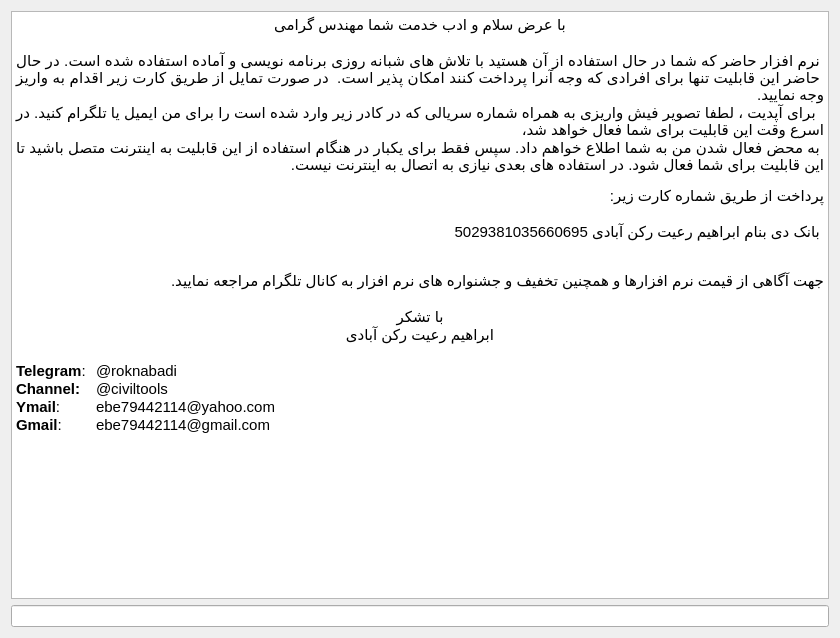
<?xml version="1.0" encoding="UTF-8"?>
<ui version="4.0">
 <class>about</class>
 <widget class="QDialog" name="about">
  <property name="windowModality">
   <enum>Qt::NonModal</enum>
  </property>
  <property name="geometry">
   <rect>
    <x>0</x>
    <y>0</y>
    <width>840</width>
    <height>638</height>
   </rect>
  </property>
  <property name="windowTitle">
   <string>Dialog</string>
  </property>
  <property name="modal">
   <bool>false</bool>
  </property>
  <layout class="QHBoxLayout" name="horizontalLayout">
   <item>
    <layout class="QVBoxLayout" name="verticalLayout">
     <item>
      <widget class="QTextEdit" name="textEdit">
       <property name="html">
        <string>&lt;!DOCTYPE HTML PUBLIC &quot;-//W3C//DTD HTML 4.0//EN&quot; &quot;http://www.w3.org/TR/REC-html40/strict.dtd&quot;&gt;
&lt;html&gt;&lt;head&gt;&lt;meta name=&quot;qrichtext&quot; content=&quot;1&quot; /&gt;&lt;style type=&quot;text/css&quot;&gt;
p, li { white-space: pre-wrap; }
&lt;/style&gt;&lt;/head&gt;&lt;body style=&quot; font-family:'MS Shell Dlg 2'; font-size:7.8pt; font-weight:400; font-style:normal;&quot;&gt;
&lt;p align=&quot;center&quot; dir='rtl' style=&quot; margin-top:0px; margin-bottom:0px; margin-left:0px; margin-right:0px; -qt-block-indent:0; text-indent:0px;&quot;&gt;&lt;span style=&quot; font-family:'Ubuntu'; font-size:11pt;&quot;&gt;با عرض سلام و ادب خدمت شما مهندس گرامی&lt;/span&gt;&lt;/p&gt;
&lt;p align=&quot;center&quot; dir='rtl' style=&quot;-qt-paragraph-type:empty; margin-top:0px; margin-bottom:0px; margin-left:0px; margin-right:0px; -qt-block-indent:0; text-indent:0px; font-family:'Ubuntu'; font-size:11pt;&quot;&gt;&lt;br /&gt;&lt;/p&gt;
&lt;p align=&quot;justify&quot; dir='rtl' style=&quot; margin-top:0px; margin-bottom:0px; margin-left:0px; margin-right:0px; -qt-block-indent:0; text-indent:0px;&quot;&gt;&lt;span style=&quot; font-family:'Ubuntu'; font-size:11pt;&quot;&gt;نرم افزار حاضر که شما در حال استفاده از آن هستید با تلاش های شبانه روزی برنامه نویسی و آماده استفاده شده است. در حال حاضر این قابلیت تنها برای افرادی که وجه آنرا پرداخت کنند امکان پذیر است.  در صورت تمایل از طریق کارت زیر اقدام به واریز وجه نمایید.&lt;/span&gt;&lt;/p&gt;
&lt;p align=&quot;justify&quot; dir='rtl' style=&quot; margin-top:0px; margin-bottom:0px; margin-left:0px; margin-right:0px; -qt-block-indent:0; text-indent:0px;&quot;&gt;&lt;span style=&quot; font-family:'Ubuntu'; font-size:11pt;&quot;&gt; برای آپدیت ، لطفا تصویر فیش واریزی به همراه شماره سریالی که در کادر زیر وارد شده است را برای من ایمیل یا تلگرام کنید. در اسرع وقت این قابلیت برای شما فعال خواهد شد،&lt;/span&gt;&lt;/p&gt;
&lt;p align=&quot;justify&quot; dir='rtl' style=&quot; margin-top:0px; margin-bottom:0px; margin-left:0px; margin-right:0px; -qt-block-indent:0; text-indent:0px;&quot;&gt;&lt;span style=&quot; font-family:'Ubuntu'; font-size:11pt;&quot;&gt;به محض فعال شدن من به شما اطلاع خواهم داد. سپس فقط برای یکبار در هنگام استفاده از این قابلیت به اینترنت متصل باشید تا این قابلیت برای شما فعال شود. در استفاده های بعدی نیازی به اتصال به اینترنت نیست.&lt;/span&gt;&lt;/p&gt;
&lt;p align=&quot;right&quot; dir='rtl' style=&quot;-qt-paragraph-type:empty; margin-top:0px; margin-bottom:0px; margin-left:0px; margin-right:0px; -qt-block-indent:0; text-indent:0px;&quot;&gt;&lt;br /&gt;&lt;/p&gt;
&lt;p align=&quot;right&quot; dir='rtl' style=&quot; margin-top:0px; margin-bottom:0px; margin-left:0px; margin-right:0px; -qt-block-indent:0; text-indent:0px;&quot;&gt;&lt;span style=&quot; font-family:'Ubuntu'; font-size:11pt;&quot;&gt;پرداخت از طریق شماره کارت زیر:&lt;/span&gt;&lt;/p&gt;
&lt;p align=&quot;right&quot; dir='rtl' style=&quot;-qt-paragraph-type:empty; margin-top:0px; margin-bottom:0px; margin-left:0px; margin-right:0px; -qt-block-indent:0; text-indent:0px; font-family:'Ubuntu'; font-size:11pt;&quot;&gt;&lt;br /&gt;&lt;/p&gt;
&lt;p align=&quot;right&quot; dir='rtl' style=&quot; margin-top:0px; margin-bottom:0px; margin-left:0px; margin-right:0px; -qt-block-indent:0; text-indent:0px;&quot;&gt;&lt;span style=&quot; font-family:'Ubuntu'; font-size:11pt;&quot;&gt; بانک دی بنام ابراهیم رعیت&lt;/span&gt;&lt;span style=&quot; font-family:'Ubuntu'; font-size:11pt; color:#000000;&quot;&gt; رکن آبادی 5029381035660695&lt;/span&gt;&lt;/p&gt;
&lt;p align=&quot;right&quot; dir='rtl' style=&quot;-qt-paragraph-type:empty; margin-top:0px; margin-bottom:0px; margin-left:0px; margin-right:0px; -qt-block-indent:0; text-indent:0px;&quot;&gt;&lt;br /&gt;&lt;/p&gt;
&lt;p align=&quot;right&quot; dir='rtl' style=&quot;-qt-paragraph-type:empty; margin-top:0px; margin-bottom:0px; margin-left:0px; margin-right:0px; -qt-block-indent:0; text-indent:0px; font-family:'Ubuntu'; font-size:11pt; color:#000000;&quot;&gt;&lt;br /&gt;&lt;/p&gt;
&lt;p align=&quot;right&quot; dir='rtl' style=&quot; margin-top:0px; margin-bottom:0px; margin-left:0px; margin-right:0px; -qt-block-indent:0; text-indent:0px;&quot;&gt;&lt;span style=&quot; font-family:'Ubuntu'; font-size:11pt; color:#000000;&quot;&gt;جهت آگاهی از قیمت نرم افزارها و همچنین تخفیف و جشنواره های نرم افزار به کانال تلگرام مراجعه نمایید.&lt;/span&gt;&lt;/p&gt;
&lt;p align=&quot;right&quot; dir='rtl' style=&quot;-qt-paragraph-type:empty; margin-top:0px; margin-bottom:0px; margin-left:0px; margin-right:0px; -qt-block-indent:0; text-indent:0px; font-family:'Ubuntu'; font-size:11pt; font-weight:600;&quot;&gt;&lt;br /&gt;&lt;/p&gt;
&lt;p align=&quot;center&quot; dir='rtl' style=&quot; margin-top:0px; margin-bottom:0px; margin-left:0px; margin-right:0px; -qt-block-indent:0; text-indent:0px;&quot;&gt;&lt;span style=&quot; font-family:'Ubuntu'; font-size:11pt;&quot;&gt;با تشکر&lt;/span&gt;&lt;/p&gt;
&lt;p align=&quot;center&quot; dir='rtl' style=&quot; margin-top:0px; margin-bottom:0px; margin-left:0px; margin-right:0px; -qt-block-indent:0; text-indent:0px;&quot;&gt;&lt;span style=&quot; font-family:'Ubuntu'; font-size:11pt;&quot;&gt;ابراهیم رعیت رکن آبادی&lt;/span&gt;&lt;/p&gt;
&lt;p align=&quot;right&quot; dir='rtl' style=&quot;-qt-paragraph-type:empty; margin-top:0px; margin-bottom:0px; margin-left:0px; margin-right:0px; -qt-block-indent:0; text-indent:0px; font-family:'Ubuntu'; font-size:11pt;&quot;&gt;&lt;br /&gt;&lt;/p&gt;
&lt;p style=&quot; margin-top:0px; margin-bottom:0px; margin-left:0px; margin-right:0px; -qt-block-indent:0; text-indent:0px;&quot;&gt;&lt;span style=&quot; font-family:'Ubuntu'; font-size:11pt; font-weight:600;&quot;&gt;Telegram&lt;/span&gt;&lt;span style=&quot; font-family:'Ubuntu'; font-size:11pt;&quot;&gt;: 	@roknabadi&lt;/span&gt;&lt;/p&gt;
&lt;p style=&quot; margin-top:0px; margin-bottom:0px; margin-left:0px; margin-right:0px; -qt-block-indent:0; text-indent:0px;&quot;&gt;&lt;span style=&quot; font-family:'Ubuntu'; font-size:11pt; font-weight:600;&quot;&gt;Channel:&lt;/span&gt;&lt;span style=&quot; font-family:'Ubuntu'; font-size:11pt;&quot;&gt; 	@civiltools&lt;/span&gt;&lt;/p&gt;
&lt;p style=&quot; margin-top:0px; margin-bottom:0px; margin-left:0px; margin-right:0px; -qt-block-indent:0; text-indent:0px;&quot;&gt;&lt;span style=&quot; font-family:'Ubuntu'; font-size:11pt; font-weight:600;&quot;&gt;Ymail&lt;/span&gt;&lt;span style=&quot; font-family:'Ubuntu'; font-size:11pt;&quot;&gt;: 	ebe79442114@yahoo.com&lt;/span&gt;&lt;/p&gt;
&lt;p style=&quot; margin-top:0px; margin-bottom:0px; margin-left:0px; margin-right:0px; -qt-block-indent:0; text-indent:0px;&quot;&gt;&lt;span style=&quot; font-family:'Ubuntu'; font-size:11pt; font-weight:600;&quot;&gt;Gmail&lt;/span&gt;&lt;span style=&quot; font-family:'Ubuntu'; font-size:11pt;&quot;&gt;: 	ebe79442114@gmail.com&lt;/span&gt;&lt;/p&gt;
&lt;p align=&quot;right&quot; dir='rtl' style=&quot;-qt-paragraph-type:empty; margin-top:0px; margin-bottom:0px; margin-left:0px; margin-right:0px; -qt-block-indent:0; text-indent:0px; font-family:'Ubuntu'; font-size:11pt; font-weight:600;&quot;&gt;&lt;br /&gt;&lt;/p&gt;&lt;/body&gt;&lt;/html&gt;</string>
       </property>
      </widget>
     </item>
     <item>
      <widget class="QLineEdit" name="serial"/>
     </item>
    </layout>
   </item>
  </layout>
 </widget>
 <resources/>
 <connections/>
</ui>
